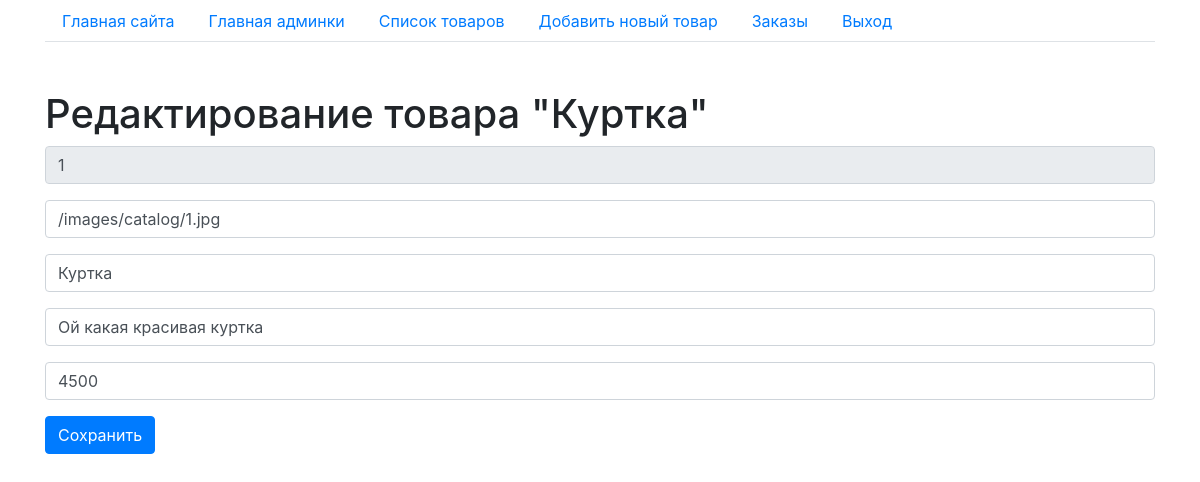
Screenshot of /admin/product_edit.php?id=1 (signed in) with the database file from the repository.
### tables this page shows
CREATE TABLE IF NOT EXISTS `products` (
  `id` int(11) NOT NULL AUTO_INCREMENT,
  `img_url` varchar(255) NOT NULL,
  `name` varchar(255) NOT NULL,
  `description` text NOT NULL,
  `price` float NOT NULL,
  PRIMARY KEY (`id`)
);

### admin/product_edit.php (the view, shortened to what this page needs)
<?php
    include('parts/header.php');
    $sql = "SELECT * from products WHERE id='{$_GET['id']}'";
    $result = mysqli_query($link, $sql);
    $data = mysqli_fetch_assoc($result);
?>
<h1>
    Редактирование товара "<?= $data['name']; ?>"
</h1>
<form method="POST">
    <div class="form-group">
        <input type="text" class="form-control" placeholder="ID" name="id" value="<?= $data['id']; ?>" readonly>
    </div>
    <div class="form-group">
        <input type="text" class="form-control" placeholder="Путь до картинки" name="img_url" value="<?= $data['img_url']; ?>">
    </div>
    <div class="form-group">
        <input type="text" class="form-control" placeholder="Название" name="name" value="<?= $data['name']; ?>">
    </div>
    <div class="form-group">
        <input type="text" class="form-control" placeholder="Описание" name="description" value="<?= $data['description']; ?>">
    </div>
    <div class="form-group">
        <input type="text" class="form-control" placeholder="Цена" name="price" value="<?= $data['price']; ?>">
    </div>
    <button type="submit" class="btn btn-primary">Сохранить</button>
</form>
<?php include('parts/footer.php'); ?>

### rows the page displays
products: name "Куртка", id "1", img_url "/images/catalog/1.jpg", description "Ой какая красивая куртка", price "4500"
